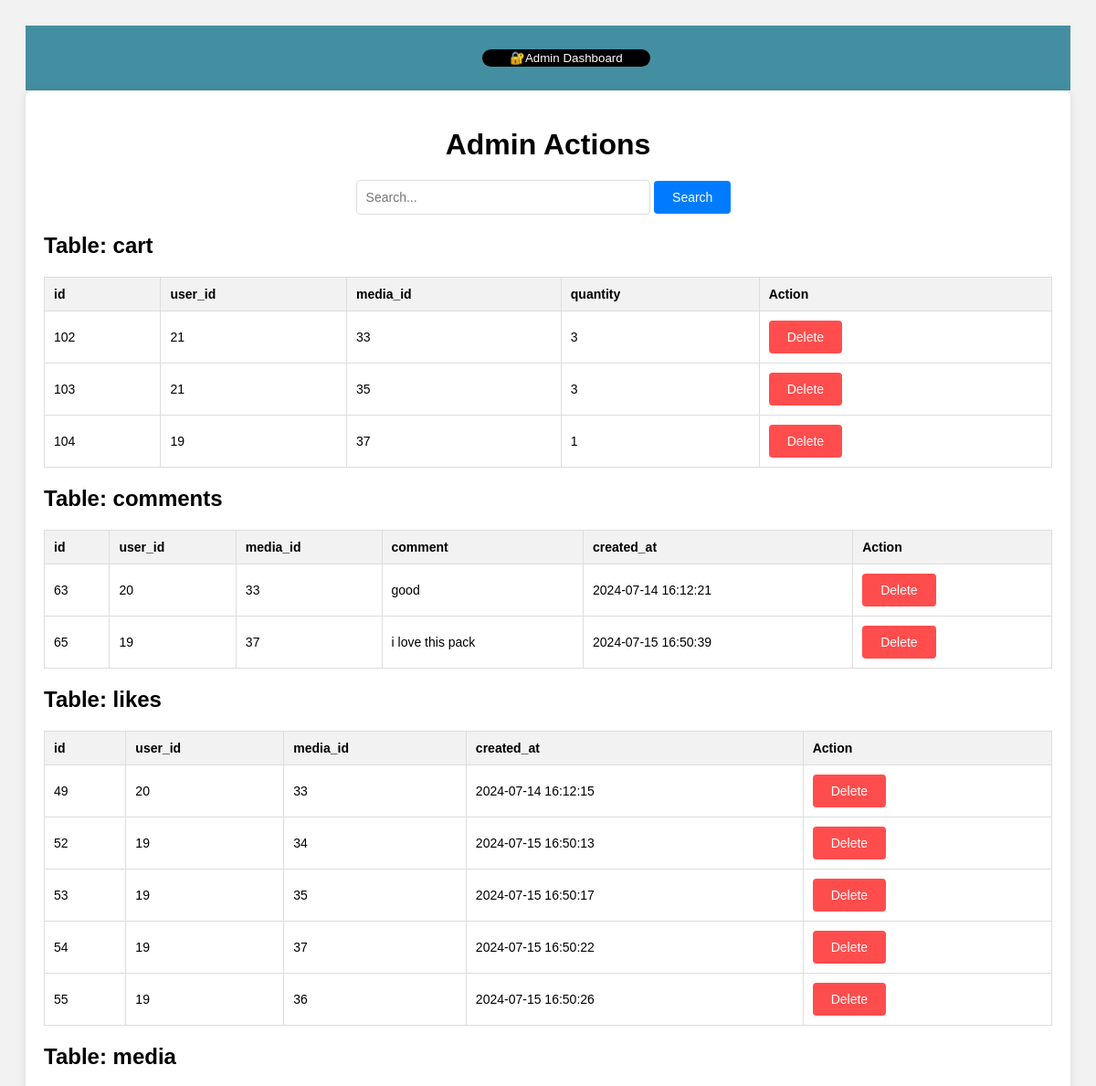
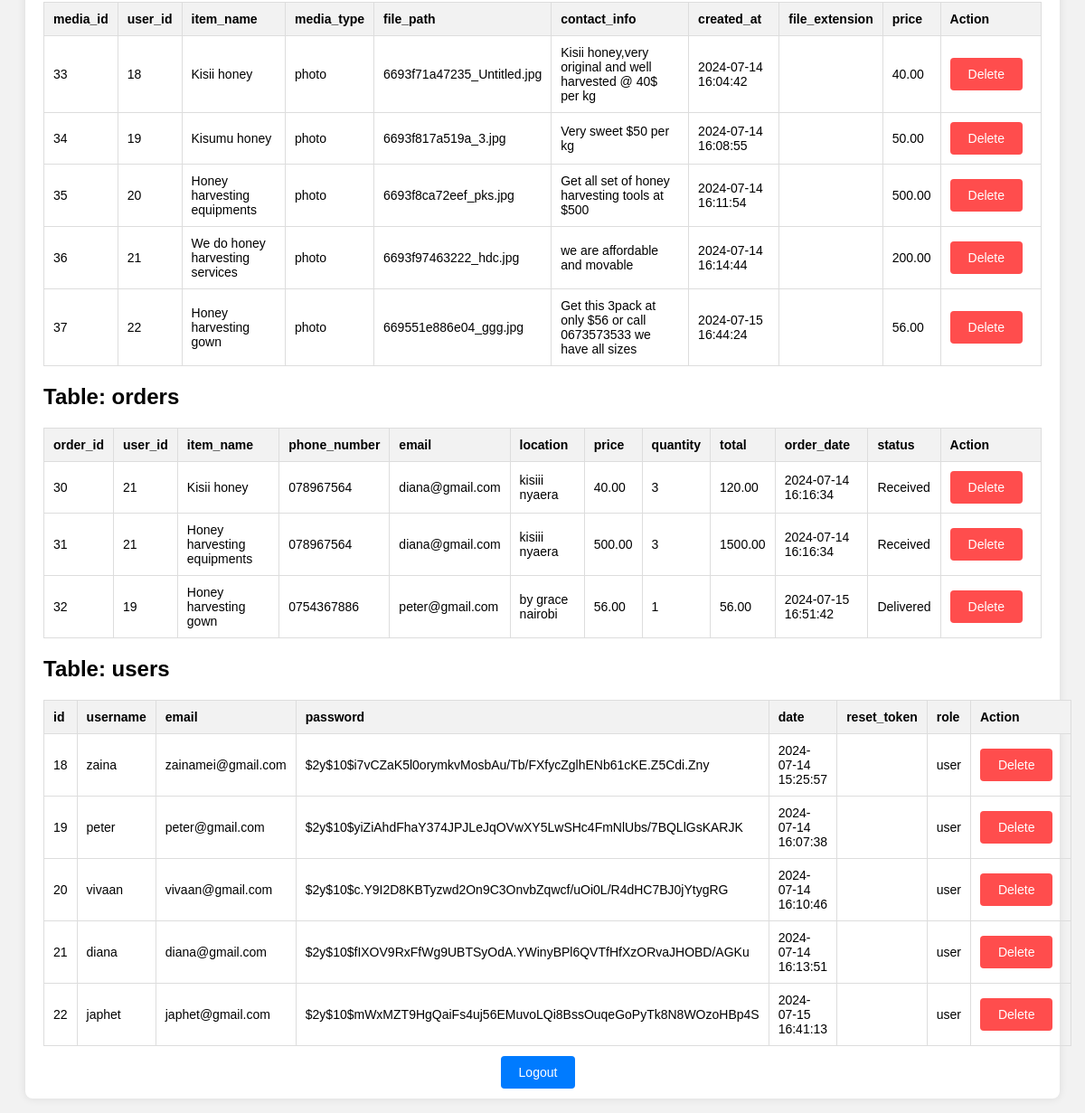
The app's page /admin_action.php (signed in) with its own data (2 pictures, top to bottom).
### tables this page shows
CREATE TABLE `cart` (
  `id` int(11) NOT NULL,
  `user_id` int(11) NOT NULL,
  `media_id` int(11) NOT NULL,
  `quantity` int(11) NOT NULL DEFAULT 1
);

CREATE TABLE `comments` (
  `id` int(11) NOT NULL,
  `user_id` int(11) NOT NULL,
  `media_id` int(11) NOT NULL,
  `comment` text NOT NULL,
  `created_at` timestamp NOT NULL DEFAULT current_timestamp()
);

CREATE TABLE `likes` (
  `id` int(11) NOT NULL,
  `user_id` int(11) NOT NULL,
  `media_id` int(11) NOT NULL,
  `created_at` timestamp NOT NULL DEFAULT current_timestamp()
);

CREATE TABLE `media` (
  `media_id` int(11) NOT NULL,
  `user_id` int(11) DEFAULT NULL,
  `item_name` varchar(255) DEFAULT NULL,
  `media_type` enum('instrumental','photo','video') NOT NULL,
  `file_path` varchar(255) NOT NULL,
  `contact_info` text DEFAULT NULL,
  `created_at` timestamp NOT NULL DEFAULT current_timestamp(),
  `file_extension` varchar(255) NOT NULL,
  `price` decimal(10,2) NOT NULL DEFAULT 0.00
);

CREATE TABLE `orders` (
  `order_id` int(11) NOT NULL,
  `user_id` int(11) NOT NULL,
  `item_name` varchar(255) NOT NULL,
  `phone_number` varchar(50) NOT NULL,
  `email` varchar(255) NOT NULL,
  `location` varchar(255) NOT NULL,
  `price` decimal(10,2) NOT NULL,
  `quantity` int(11) NOT NULL,
  `total` decimal(10,2) NOT NULL,
  `order_date` timestamp NOT NULL DEFAULT current_timestamp(),
  `status` varchar(20) DEFAULT 'Pending'
);

CREATE TABLE `users` (
  `id` int(11) NOT NULL,
  `username` varchar(255) NOT NULL,
  `email` varchar(255) NOT NULL,
  `password` varchar(255) NOT NULL,
  `date` timestamp NOT NULL DEFAULT current_timestamp() ON UPDATE current_timestamp(),
  `reset_token` varchar(255) NOT NULL,
  `role` varchar(255) NOT NULL DEFAULT 'user'
);

### admin_action.php (the view, shortened to what this page needs)
<?php
$conn = new mysqli("localhost", "root", "", "beesbiz");
$tables = [];
$sql = "SHOW TABLES";
$result = $conn->query($sql);
while ($row = $result->fetch_array()) {
    $tables[] = $row[0];
}
$search = '';
?>
<!DOCTYPE html>
<html lang="en">
<head>
</head>
<body>
<div class="menuicons3">
<ul>
    <li><a href="admin_dashboard.php" >🔐Admin Dashboard</a></li>
</ul>
</div>
<div class="container">
    <h1>Admin Actions</h1>
    <div class="search-form">
        <form method="POST">
            <input type="text" name="search" class="search-input" placeholder="Search..." value="<?php echo htmlspecialchars($search); ?>">
            <button type="submit" class="btn">Search</button>
        </form>
    </div>
    <?php
    foreach ($tables as $table) {
        echo "<h2>Table: $table</h2>";
        $columns = [];
        $sql = "SHOW COLUMNS FROM $table";
        $result = $conn->query($sql);
        while ($row = $result->fetch_assoc()) {
            $columns[] = $row['Field'];
        }
        $sql = "SELECT * FROM $table";
        $result = $conn->query($sql);
        if ($result->num_rows > 0) {
            echo "<table>";
            echo "<tr>";
            foreach ($columns as $column) {
                echo "<th>$column</th>";
            }
            echo "<th>Action</th>";
            echo "</tr>";
            while ($row = $result->fetch_assoc()) {
                echo "<tr>";
                foreach ($columns as $column) {
                    echo "<td>" . htmlspecialchars($row[$column]) . "</td>";
                }
                echo "<td>";
                echo "<form method='POST' style='display:inline-block;'>
                        <input type='hidden' name='table' value='$table'>
                        <input type='hidden' name='id' value='" . $row[$columns[0]] . "'>
                        <input type='hidden' name='id_column' value='" . $columns[0] . "'>
                        <button type='submit' name='delete' class='btn delete-btn'>Delete</button>
                      </form>";
                echo "</td>";
                echo "</tr>";
            }
            echo "</table>";
        } else {
            echo "<p>No records found.</p>";
        }
    }
    ?>
    <div class="btn-container" style="text-align:center;">
        <a href="logout.php" class="btn">Logout</a>
    </div>
</div>
</body>
</html>

### admin_action.php (style rules this page uses)
body { font-family: Arial, sans-serif; background-color: #f2f2f2; padding: 20px; }
.container { max-width: 1200px; margin: 0 auto; background-color: #fff; padding: 20px; border-radius: 8px; box-shadow: 0 0 10px rgba(0, 0, 0, 0.1); }
h1 { text-align: center; margin-bottom: 20px; }
table { border-collapse: collapse; width: 100%; margin-bottom: 20px; font-size: 14px; }
table, th, td { border: 1px solid #ddd; }
th, td { padding: 10px; text-align: left; }
th { background-color: #f2f2f2; }
.search-form { margin-bottom: 20px; text-align: center; }
.search-input { padding: 10px; font-size: 14px; width: 300px; border: 1px solid #ddd; border-radius: 4px; }
.btn { padding: 10px 20px; background-color: #007bff; color: white; border: none; border-radius: 4px; cursor: pointer; text-decoration: none; margin-right: 10px; font-size: 14px; }
.delete-btn { background-color: #ff4d4d; }
.menuicons3 { background-color:rgb(67, 143, 161); text-align: center; }
.menuicons3 ul { list-style: none; display: inline-flex; }
.menuicons3 ul li { background-color: black; color: white; margin: 10px; padding-top: 2px; padding-bottom: 2px; padding-right: 30px; padding-left: 30px; border-radius: 10px; font-size:smaller; }
.menuicons3 ul li a { text-decoration: none; color: white; }

### records on screen
cart: id "102", user "21", media "33", quantity "3"
cart: id "103", user "21", media "35", quantity "3"
cart: id "104", user "19", media "37", quantity "1"
comments: id "63", user "20", media "33", comment "good", created_at "2024-07-14 16:12:21"
comments: id "65", user "19", media "37", comment "i love this pack", created_at "2024-07-15 16:50:39"
likes: id "49", user "20", media "33", created_at "2024-07-14 16:12:15"
likes: id "52", user "19", media "34", created_at "2024-07-15 16:50:13"
likes: id "53", user "19", media "35", created_at "2024-07-15 16:50:17"
likes: id "54", user "19", media "37", created_at "2024-07-15 16:50:22"
likes: id "55", user "19", media "36", created_at "2024-07-15 16:50:26"
media: media_id "33", user "18", item_name "Kisii honey", media_type "photo", file_path "6693f71a47235_Untitled.jpg", contact_info "Kisii honey,very original and well harvested @ 40$ per kg", created_at "2024-07-14 16:04:42", price "40.00"
media: media_id "34", user "19", item_name "Kisumu honey", media_type "photo", file_path "6693f817a519a_3.jpg", contact_info "Very sweet $50 per kg", created_at "2024-07-14 16:08:55", price "50.00"
media: media_id "35", user "20", item_name "Honey harvesting equipments", media_type "photo", file_path "6693f8ca72eef_pks.jpg", contact_info "Get all set of honey harvesting tools at $500", created_at "2024-07-14 16:11:54", price "500.00"
media: media_id "36", user "21", item_name "We do honey harvesting services", media_type "photo", file_path "6693f97463222_hdc.jpg", contact_info "we are affordable and movable", created_at "2024-07-14 16:14:44", price "200.00"
media: media_id "37", user "22", item_name "Honey harvesting gown", media_type "photo", file_path "669551e886e04_ggg.jpg", contact_info "Get this 3pack at only $56 or call 0673573533 we have all sizes", created_at "2024-07-15 16:44:24", price "56.00"
orders: order_id "30", user "21", item_name "Kisii honey", phone_number "078967564", email "diana@gmail.com", location "kisiii nyaera", price "40.00", quantity "3", total "120.00", order_date "2024-07-14 16:16:34", status "Received"
orders: order_id "31", user "21", item_name "Honey harvesting equipments", phone_number "078967564", email "diana@gmail.com", location "kisiii nyaera", price "500.00", quantity "3", total "1500.00", order_date "2024-07-14 16:16:34", status "Received"
orders: order_id "32", user "19", item_name "Honey harvesting gown", phone_number "0754367886", email "peter@gmail.com", location "by grace nairobi", price "56.00", quantity "1", total "56.00", order_date "2024-07-15 16:51:42", status "Delivered"
users: id "18", username "zaina", email "zainamei@gmail.com", password "$2y$10$i7vCZaK5l0orymkvMosbAu/Tb/FXfycZglhENb61cKE.Z5Cdi.Zny", date "2024-07-14 15:25:57", role "user"
users: id "19", username "peter", email "peter@gmail.com", password "$2y$10$yiZiAhdFhaY374JPJLeJqOVwXY5LwSHc4FmNlUbs/7BQLlGsKARJK", date "2024-07-14 16:07:38", role "user"
users: id "20", username "vivaan", email "vivaan@gmail.com", password "$2y$10$c.Y9I2D8KBTyzwd2On9C3OnvbZqwcf/uOi0L/R4dHC7BJ0jYtygRG", date "2024-07-14 16:10:46", role "user"
users: id "21", username "diana", email "diana@gmail.com", password "$2y$10$fIXOV9RxFfWg9UBTSyOdA.YWinyBPl6QVTfHfXzORvaJHOBD/AGKu", date "2024-07-14 16:13:51", role "user"
users: id "22", username "japhet", email "japhet@gmail.com", password "$2y$10$mWxMZT9HgQaiFs4uj56EMuvoLQi8BssOuqeGoPyTk8N8WOzoHBp4S", date "2024-07-15 16:41:13", role "user"

### other values on screen
$table "cart"
$column "id"
$column "user_id"
$column "media_id"
$column "quantity"
$table "comments"
$column "comment"
$column "created_at"
$table "likes"
$table "media"
$column "item_name"
$column "media_type"
$column "file_path"
$column "contact_info"
$column "file_extension"
